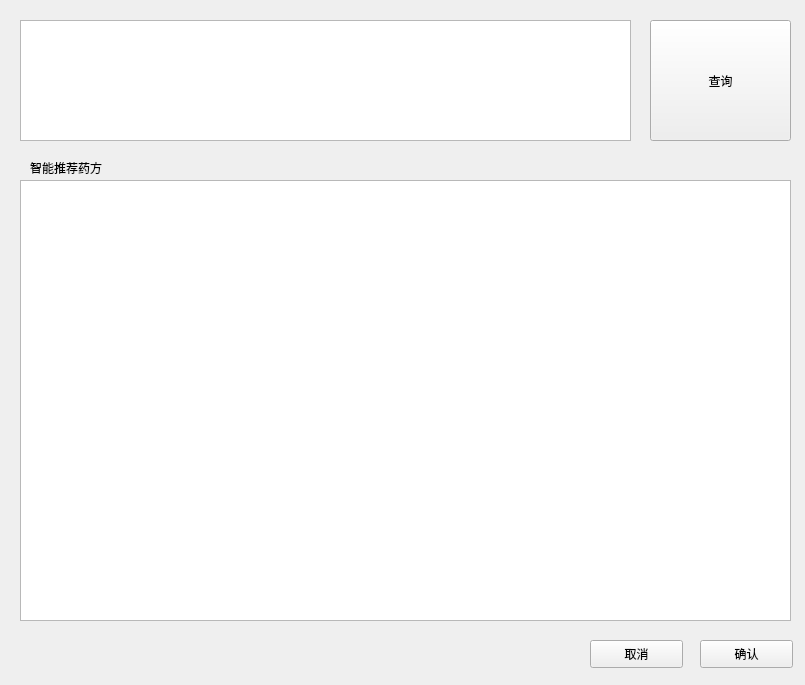
<?xml version="1.0" encoding="UTF-8"?>
<ui version="4.0">
 <class>Form</class>
 <widget class="QWidget" name="Form">
  <property name="geometry">
   <rect>
    <x>0</x>
    <y>0</y>
    <width>805</width>
    <height>685</height>
   </rect>
  </property>
  <property name="windowTitle">
   <string>智能配药</string>
  </property>
  <property name="windowIcon">
   <iconset>
    <normaloff>Icon/med.ico</normaloff>Icon/med.ico</iconset>
  </property>
  <widget class="QPlainTextEdit" name="TInput">
   <property name="geometry">
    <rect>
     <x>20</x>
     <y>20</y>
     <width>611</width>
     <height>121</height>
    </rect>
   </property>
  </widget>
  <widget class="QPushButton" name="BFind">
   <property name="geometry">
    <rect>
     <x>650</x>
     <y>20</y>
     <width>141</width>
     <height>121</height>
    </rect>
   </property>
   <property name="text">
    <string>查询</string>
   </property>
  </widget>
  <widget class="QPushButton" name="BConfirm">
   <property name="geometry">
    <rect>
     <x>700</x>
     <y>640</y>
     <width>93</width>
     <height>28</height>
    </rect>
   </property>
   <property name="text">
    <string>确认</string>
   </property>
  </widget>
  <widget class="QPushButton" name="BCancel">
   <property name="geometry">
    <rect>
     <x>590</x>
     <y>640</y>
     <width>93</width>
     <height>28</height>
    </rect>
   </property>
   <property name="text">
    <string>取消</string>
   </property>
  </widget>
  <widget class="QListView" name="LHerbs">
   <property name="geometry">
    <rect>
     <x>20</x>
     <y>180</y>
     <width>771</width>
     <height>441</height>
    </rect>
   </property>
  </widget>
  <widget class="QLabel" name="label">
   <property name="geometry">
    <rect>
     <x>30</x>
     <y>160</y>
     <width>101</width>
     <height>16</height>
    </rect>
   </property>
   <property name="text">
    <string>智能推荐药方</string>
   </property>
  </widget>
 </widget>
 <resources/>
 <connections/>
</ui>
